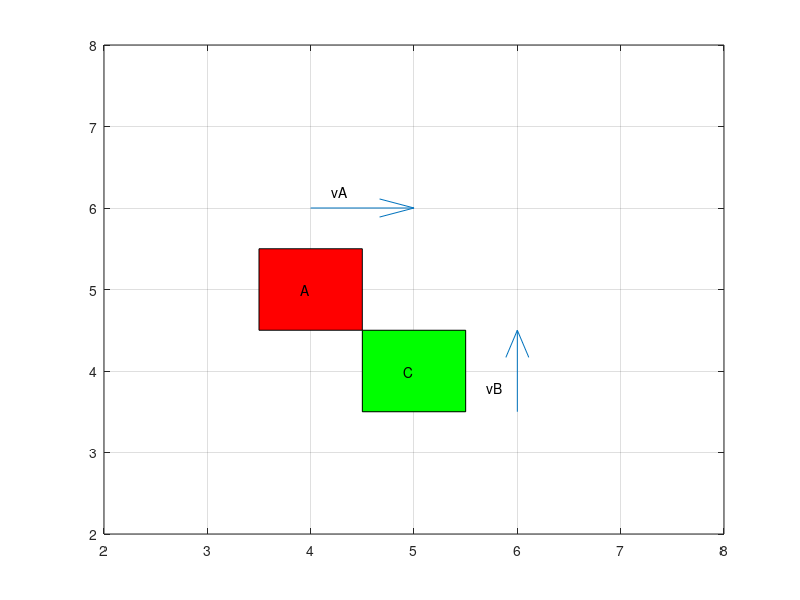

The MATLAB script that drew this image:

figure(1)
grid on


quiver([4,6],[6,3.5],[1,0],[0,1],0)

text(4.2,6.2, sprintf('vA'))
text(5.7,3.8, sprintf('vB'))

A=[3.5,4.5,1,1]
rectangle('Position',A,'FaceColor',[1 0 0]);
text(3.9,5, sprintf('A'))


C=[4.5,3.5,1,1]
rectangle('Position',C,'FaceColor',[0 1 0]);
text(4.9,4, sprintf('C'))

axis([2 8 2 8]);

grid on